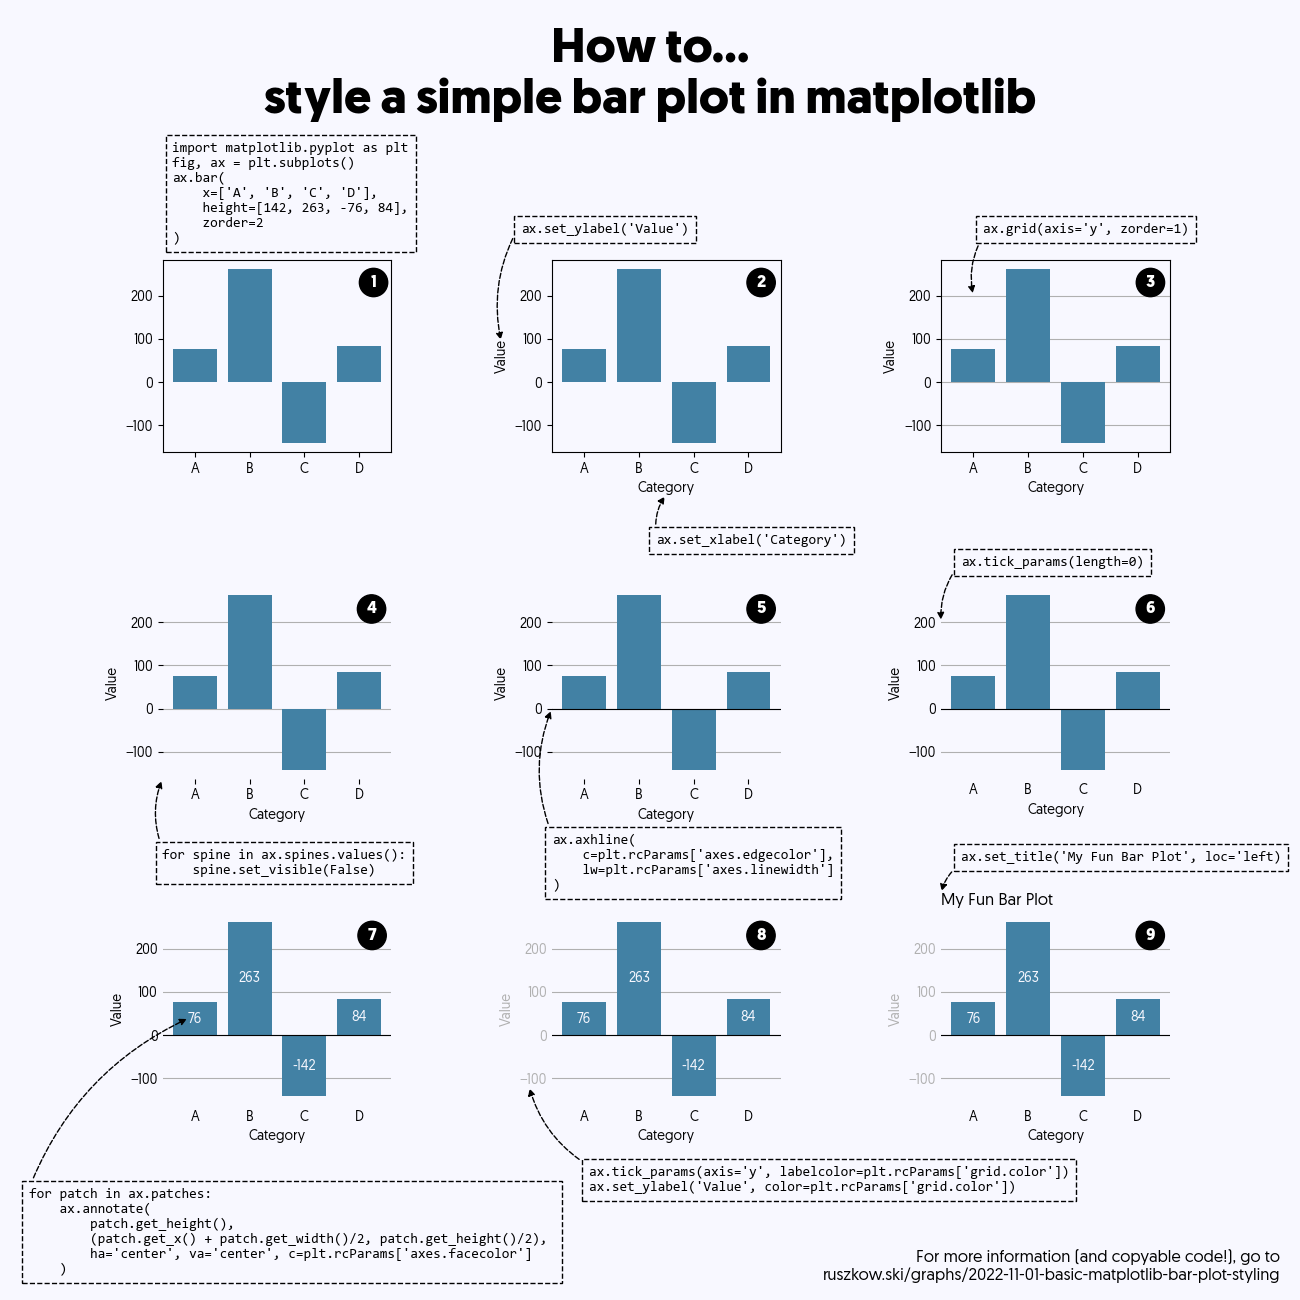

The script that drew this image:
from pathlib import Path

import matplotlib.pyplot as plt


plt.style.use(Path(r'./common-style.mplstyle').absolute().as_uri())


def get_arrow(ha, va, side='above'):
    pos_lookup = dict(
        left=0, right=1, bottom=0, top=1, center=0.5, middle=0.5
    )

    if side == 'above':
        sign = ''
    elif side == 'below':
        sign = '-'

    return dict(
        ha=ha, va=va, arrowprops=dict(
            arrowstyle='-|>', connectionstyle=f'arc3, rad={sign}0.2',
            facecolor=plt.rcParams['patch.edgecolor'], ls='--',
            relpos=(pos_lookup[ha], pos_lookup[va])
        )
    )


ANNOTATION_PROPS = dict(
    textcoords='offset pixels', family='monospace', 
    bbox=dict(fc=plt.rcParams['axes.facecolor'], pad=5, ls='--')
)


fig, axes = plt.subplots(
    figsize=(13, 13), nrows=3, ncols=3, 
    gridspec_kw=dict(hspace=0.7, wspace=0.7, bottom=0.15, top=0.80)
)

flat_axes = axes.flatten()

for i, ax in enumerate(flat_axes):
    ax.annotate(
        i+1, 
        xy=(1, 1), xycoords='axes fraction', 
        xytext=(-15, -15), textcoords='offset pixels',
        ha='right', va='top', size='large', weight='bold',
        color='white',  bbox=dict(boxstyle='circle', fc='black', pad=0.4)
    )

    ax.bar(x=['A', 'B', 'C', 'D'], height=[76, 263, -142, 84], zorder=2)

flat_axes[0].annotate(
    "import matplotlib.pyplot as plt\nfig, ax = plt.subplots()\nax.bar(\n    x=['A', 'B', 'C', 'D'],\n    height=[142, 263, -76, 84],\n    zorder=2\n)",
    xy=(0, 1), xycoords='axes fraction', xytext=(10, 15),
    ha='left', va='bottom',
    **ANNOTATION_PROPS
)


for ax in flat_axes[1:]:
    # Add axis labels
    ax.set_xlabel('Category')
    ax.set_ylabel('Value')


flat_axes[1].annotate(
    "ax.set_xlabel('Category')", 
    xy=(0.5, -0.22), xycoords='axes fraction', 
    xytext=(-10, -40), 
    **get_arrow(ha='left', va='top', side='below'),
    **ANNOTATION_PROPS
)

flat_axes[1].annotate(
    "ax.set_ylabel('Value')", 
    xy=(-0.22, 0.57), xycoords='axes fraction', 
    xytext=(20, 120), 
    **get_arrow(ha='left', va='top'),
    **ANNOTATION_PROPS
)

for ax in flat_axes[2:]:
    # Grid
    ax.grid(axis='y', zorder=1)

flat_axes[2].annotate(
    "ax.grid(axis='y', zorder=1)", xy=(0, 200),
    xytext=(10, 60), 
    **get_arrow(ha='left', va='bottom'),
    **ANNOTATION_PROPS
)

for ax in flat_axes[3:]:
    for spine in ax.spines.values():
        spine.set_visible(False)

flat_axes[3].annotate(
    "for spine in ax.spines.values():\n    spine.set_visible(False)", 
    xy=(0, 0), xycoords='axes fraction',
    xytext=(0, -70), 
    **get_arrow(ha='left', va='top', side='below'),
    **ANNOTATION_PROPS
)

for ax in flat_axes[4:]:
    # y=0
    ax.axhline(
        c=plt.rcParams['axes.edgecolor'], 
        lw=plt.rcParams['axes.linewidth']
    )

flat_axes[4].annotate(
    "ax.axhline(\n    c=plt.rcParams['axes.edgecolor'],\n    lw=plt.rcParams['axes.linewidth']\n)", 
    xy=(0, 0), xycoords=('axes fraction', 'data'),
    xytext=(0, -125), 
    **get_arrow(ha='left', va='top', side='below'),
    **ANNOTATION_PROPS
)

for ax in flat_axes[5:]:
    # tick_length
    ax.tick_params(length=0)

flat_axes[5].annotate(
    "ax.tick_params(length=0)", xy=(0, 200), xycoords=('axes fraction', 'data'),
    xytext=(20, 60), 
    **get_arrow(ha='left', va='center', side='above'), 
    **ANNOTATION_PROPS
)

for ax in flat_axes[6:]:
    # bar labels
    for patch in ax.patches:
        ax.annotate(
            patch.get_height(), 
            (patch.get_x() + patch.get_width()/2, patch.get_height()/2), 
            ha='center', va='center', c=plt.rcParams['axes.facecolor']
        )

flat_axes[6].annotate(
    "for patch in ax.patches:\n    ax.annotate(\n        patch.get_height(), \n        (patch.get_x() + patch.get_width()/2, patch.get_height()/2), \n        ha='center', va='center', c=plt.rcParams['axes.facecolor']\n    )", 
    xy=(-0.1, 40), xycoords='data',
    xytext=(-160, -170), 
    **get_arrow(ha='left', va='top', side='below'),
    **ANNOTATION_PROPS
)

for ax in flat_axes[7:]:
    # y tick label colour
    ax.tick_params(axis='y', labelcolor=plt.rcParams['grid.color'])
    ax.set_ylabel('Value', color=plt.rcParams['grid.color'])

flat_axes[7].annotate(
    "ax.tick_params(axis='y', labelcolor=plt.rcParams['grid.color'])\nax.set_ylabel('Value', color=plt.rcParams['grid.color'])", 
    xy=(-0.1, 0.1), xycoords='axes fraction',
    xytext=(60, -80), 
    **get_arrow(ha='left', va='top', side='below'),
    **ANNOTATION_PROPS
)

for ax in flat_axes[8:]:
    ax.set_title('My Fun Bar Plot', loc='left')

flat_axes[8].annotate(
    "ax.set_title('My Fun Bar Plot', loc='left)", 
    xy=(0, 1.1), xycoords='axes fraction',
    xytext=(20, 30), 
    **get_arrow(ha='left', va='bottom'),
    **ANNOTATION_PROPS
)

fig.suptitle(
    'How to...\nstyle a simple bar plot in matplotlib', size=35, weight='bold',
)

ax.annotate(
    'For more information (and copyable code!), go to\nruszkow.ski/graphs/2022-11-01-basic-matplotlib-bar-plot-styling',
    xy=(1, 0), xycoords='figure fraction', 
    xytext=(-20, 20), textcoords='offset pixels',
    ha='right', va='baseline', size=12
)

plt.savefig(Path(__file__).with_suffix('.png'))
